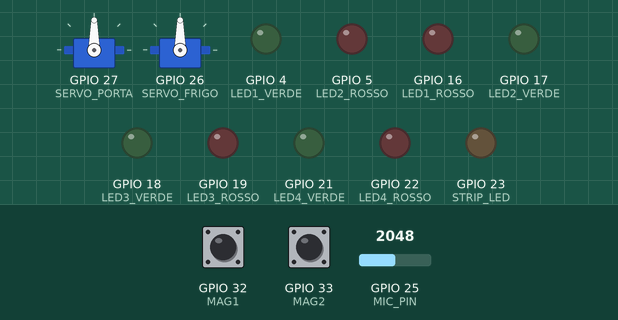
Bench run of a sketch on a simulated ESP32. Parts: 2 × servo, output pins drawn as LEDs (lit = HIGH). Inputs (shaded band) come from the test bench; at power-on: GPIO 33 (MAG2) HIGH, GPIO 32 (MAG1) HIGH, GPIO 25 (MIC_PIN) = 2048. WiFi joins after 1.5 s; servers stay silent unless stated; uploads are accepted with an empty reply; what the sketch prints to the serial monitor is not drawn.

Above: at 0.1 s.
At 4.9 s:
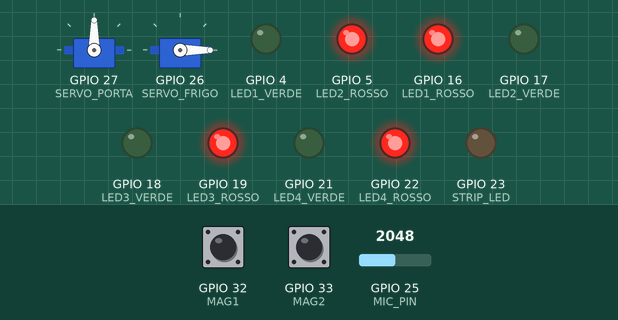
5.0 s: GPIO 33 (MAG2) pulled LOW for 1 s
At 5.7 s:
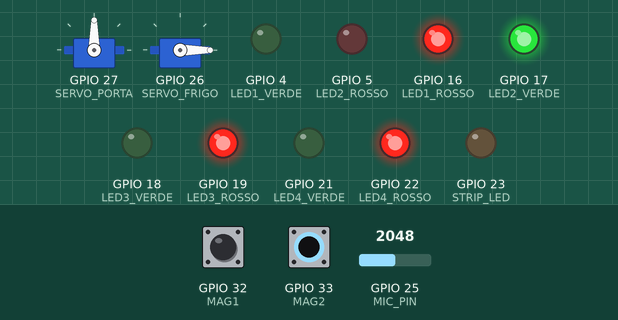
7.5 s: GPIO 32 (MAG1) pulled LOW for 0.15 s
Timing chart, 0 to 10.5 s (numbered marks = the images above; inputs shaded):
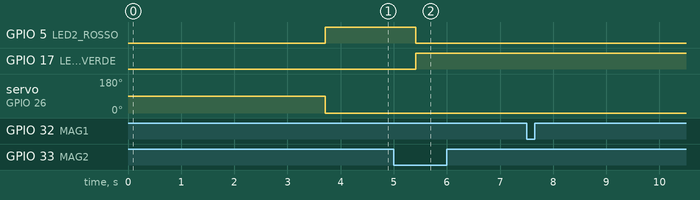

Measured:
- after the input at 5.0 s, GPIO 5 (LED2_ROSSO): HIGH → LOW after 0.42 s; GPIO 17 (LED2_VERDE): LOW → HIGH after 0.42 s
- after the input at 7.5 s, every drawn part: stays the same

The sketch:

esp32-cucina-FINAL-FIXED.ino
```cpp
/* =====================================================
   ESP32 CUCINA - SISTEMA COMPLETO (FINAL v3 FIXED)

   FIX IMPLEMENTATI:
   - Frigo parte APERTO (0°) invece di CHIUSO (90°)
   - Frigo si CHIUDE (90°) quando utente conferma (polling)
   - Fix loop infinito case FRIGO con flag
   - Rimozione delay(2000) bloccante con millis()
   - Gestione MAG1 per animazione anta mobile
   - Gestione MIC_PIN con notifica animazione serra
   - LED porta lampeggia quando cucina completa
   - Reset backend sincronizzato
   ===================================================== */

#include <WiFi.h>
#include <HTTPClient.h>
#include <ESP32Servo.h>

// ================= WIFI =================
const char* ssid     = "Vodafone-E23524170";
const char* password = "JtnLtfg73NXgAt9r";

// ================= BACKEND =================
const char* backend_url = "http://192.168.1.10:8001";  // ⚠️ VERIFICA PORTA! (8000 o 8001 o 3000)
const int session_id = 999;

// ================== STATI ==================
enum StatoCucina {
  FORNELLI,
  FRIGO,
  SERRA,
  COMPLETATO
};

StatoCucina stato = FORNELLI;

// ================== STATE GLOBALE ==================
bool kitchenComplete = false;
bool allRoomsComplete = false;
unsigned long lastPollTime = 0;
const unsigned long POLL_INTERVAL = 5000;  // Polling game completion ogni 5 secondi

// ========== STATI FRIGO (FIX LOOP INFINITO) ==========
bool frigoCheckStarted = false;
unsigned long frigoLastCheck = 0;
const unsigned long FRIGO_CHECK_INTERVAL = 1000;  // Check polling ogni 1 secondo

// ========== STATI ANTA MOBILE (MAG1) ==========
bool antaOpened = false;
bool antaPreviousState = false;

// ================== PIN LED ==================
#define LED1_VERDE 4    // Porta
#define LED1_ROSSO 16
#define LED2_VERDE 17   // Fornelli
#define LED2_ROSSO 5
#define LED3_VERDE 18   // Frigo
#define LED3_ROSSO 19
#define LED4_VERDE 21   // Serra
#define LED4_ROSSO 22

// ================== SERVO ==================
#define SERVO_PORTA 27
#define SERVO_FRIGO 26
Servo servoPorta;
Servo servoFrigo;

// ================== SENSORI ==================
#define MAG1 32   // Anta mobile (animazione 3D - trigger tasto 1)
#define MAG2 33   // Pentola fornelli (puzzle gameplay - trigger tasto 5)
#define MIC_PIN 25
#define STRIP_LED 23

// ================= AUDIO =================
#define CALIBRA_MS 2000
#define FINESTRA_MS 60
#define MARGINE_BATTITO 800
int rumoreFondo = 0;

// ================== HTTP HELPERS ==================

bool chiamataHTTP(const char* endpoint, const char* method = "POST") {
  if (WiFi.status() != WL_CONNECTED) {
    Serial.println("❌ WiFi disconnesso!");
    return false;
  }

  HTTPClient http;
  String url = String(backend_url) + endpoint;
  Serial.print("📤 ");
  Serial.println(url);

  http.begin(url);
  http.setTimeout(5000);

  int httpCode;
  if (strcmp(method, "POST") == 0) {
    http.addHeader("Content-Type", "application/json");
    httpCode = http.POST("{}");
  } else {
    httpCode = http.GET();
  }

  if (httpCode >= 200 && httpCode < 300) {
    Serial.printf("✅ HTTP %d OK\n", httpCode);
    http.end();
    return true;
  } else {
    Serial.printf("❌ HTTP %d: %s\n", httpCode, http.getString().c_str());
    http.end();
    return false;
  }
}

bool dovrebberoChiudereFrigo() {
  String e = "/api/sessions/" + String(session_id) +
             "/kitchen-puzzles/frigo/servo-state";
  HTTPClient http;
  String url = String(backend_url) + e;

  http.begin(url);
  http.setTimeout(3000);
  int code = http.GET();

  if (code == 200) {
    String p = http.getString();
    bool should_close = p.indexOf("\"should_close_servo\":true") > 0;
    http.end();
    return should_close;
  }
  http.end();
  return false;
}

// ================== NOTIFICHE ==================

bool notificaFornelli() {
  String e = "/api/sessions/" + String(session_id) +
             "/kitchen-puzzles/fornelli/complete";
  return chiamataHTTP(e.c_str());
}

bool notificaSerra() {
  String e = "/api/sessions/" + String(session_id) +
             "/kitchen-puzzles/serra/complete";
  return chiamataHTTP(e.c_str());
}

bool notificaAntaToggle() {
  String e = "/api/sessions/" + String(session_id) +
             "/kitchen-puzzles/anta/toggle";
  return chiamataHTTP(e.c_str());
}

bool notificaSerraAnimation() {
  String e = "/api/sessions/" + String(session_id) +
             "/kitchen-puzzles/serra/animation-trigger";
  return chiamataHTTP(e.c_str());
}

// ================== POLLING ==================

void checkGameCompletion() {
  if (WiFi.status() != WL_CONNECTED) return;

  HTTPClient http;
  String url = String(backend_url) + "/api/sessions/" +
               String(session_id) + "/game-completion/status";

  http.begin(url);
  http.setTimeout(3000);
  int code = http.GET();

  if (code > 0) {
    String p = http.getString();
    kitchenComplete = p.indexOf("\"kitchen_complete\":true") > 0;
    allRoomsComplete = p.indexOf("\"all_rooms_complete\":true") > 0;
  }
  http.end();
}

// ================== LED PORTA ==================

void aggiornaLEDPorta() {
  if (allRoomsComplete) {
    // ✅ Tutte le 4 stanze completate → LED VERDE fisso + porta aperta
    digitalWrite(LED1_VERDE, HIGH);
    digitalWrite(LED1_ROSSO, LOW);
    servoPorta.write(0);  // Porta aperta
  } else if (kitchenComplete) {
    // ✅ Solo cucina completata → LED ROSSO LAMPEGGIA (attesa altre stanze)
    digitalWrite(LED1_ROSSO, millis() % 1000 < 500);  // Lampeggio 0.5s ON/OFF
    digitalWrite(LED1_VERDE, LOW);
    servoPorta.write(90);  // Porta chiusa
  } else {
    // ❌ Cucina non completata → LED ROSSO fisso
    digitalWrite(LED1_ROSSO, HIGH);
    digitalWrite(LED1_VERDE, LOW);
    servoPorta.write(90);  // Porta chiusa
  }
}

// ================== AUDIO ==================

int misuraAmpiezza() {
  unsigned long s = millis();
  int minV = 4095, maxV = 0;
  while (millis() - s < FINESTRA_MS) {
    int v = analogRead(MIC_PIN);
    minV = min(minV, v);
    maxV = max(maxV, v);
  }
  return maxV - minV;
}

int calibraRumore() {
  unsigned long s = millis();
  long sum = 0; int n = 0;
  while (millis() - s < CALIBRA_MS) {
    sum += misuraAmpiezza();
    n++;
    delay(20);
  }
  return n ? sum / n : 0;
}

bool rilevaBattito() {
  return misuraAmpiezza() >= (rumoreFondo + MARGINE_BATTITO);
}

// ================== RESET ==================

void resetCucina() {
  // ✅ FIX: Reset backend PRIMA di resettare ESP32
  Serial.println("🔄 Resetting backend...");
  String e = "/api/sessions/" + String(session_id) + "/kitchen-puzzles/reset";
  HTTPClient http;
  String url = String(backend_url) + e;
  http.begin(url);
  http.addHeader("Content-Type", "application/json");
  http.POST("{\"level\":\"full\"}");
  http.end();

  // Reset stati locali
  stato = FORNELLI;
  kitchenComplete = false;
  allRoomsComplete = false;
  frigoCheckStarted = false;
  antaOpened = false;
  antaPreviousState = false;

  // ✅ LED tutti rossi (puzzle non completati)
  digitalWrite(LED1_ROSSO, HIGH);
  digitalWrite(LED1_VERDE, LOW);
  digitalWrite(LED2_ROSSO, HIGH);
  digitalWrite(LED2_VERDE, LOW);
  digitalWrite(LED3_ROSSO, HIGH);
  digitalWrite(LED3_VERDE, LOW);
  digitalWrite(LED4_ROSSO, HIGH);
  digitalWrite(LED4_VERDE, LOW);

  // ✅ FIX: Frigo parte APERTO (0°) invece di CHIUSO (90°)
  servoPorta.write(90);   // Porta chiusa
  servoFrigo.write(0);    // Frigo APERTO all'inizio!
  digitalWrite(STRIP_LED, LOW);

  Serial.println("✅ Reset completato - Frigo APERTO");
}

// ================== SETUP ==================

void setup() {
  Serial.begin(115200);
  Serial.println("\n🚀 ESP32 Cucina - Starting...");

  pinMode(MAG1, INPUT_PULLUP);
  pinMode(MAG2, INPUT_PULLUP);
  pinMode(STRIP_LED, OUTPUT);

  pinMode(LED1_VERDE, OUTPUT);
  pinMode(LED1_ROSSO, OUTPUT);
  pinMode(LED2_VERDE, OUTPUT);
  pinMode(LED2_ROSSO, OUTPUT);
  pinMode(LED3_VERDE, OUTPUT);
  pinMode(LED3_ROSSO, OUTPUT);
  pinMode(LED4_VERDE, OUTPUT);
  pinMode(LED4_ROSSO, OUTPUT);

  servoPorta.attach(SERVO_PORTA);
  servoFrigo.attach(SERVO_FRIGO);

  // ================= CONNESSIONE WIFI CON TIMEOUT =================
  WiFi.mode(WIFI_STA);
  WiFi.begin(ssid, password);

  Serial.println("\n📡 Tentativo connessione WiFi...");
  Serial.printf("   SSID: %s\n", ssid);
  Serial.println("   Password: ***************");
  Serial.print("   Connessione in corso");

  int tentativi = 0;
  const int MAX_TENTATIVI = 30;  // 30 x 300ms = 9 secondi max

  while (WiFi.status() != WL_CONNECTED && tentativi < MAX_TENTATIVI) {
    delay(300);
    Serial.print(".");
    tentativi++;
  }

  if (WiFi.status() == WL_CONNECTED) {
    Serial.println("\n✅ WiFi CONNESSO!");
    Serial.print("   IP: ");
    Serial.println(WiFi.localIP());
    Serial.print("   Signal: ");
    Serial.print(WiFi.RSSI());
    Serial.println(" dBm");
  } else {
    Serial.println("\n❌ CONNESSIONE WIFI FALLITA!");
    Serial.println("\n⚠️  POSSIBILI CAUSE:");
    Serial.println("   1. SSID sbagliato (case-sensitive!)");
    Serial.println("   2. Password sbagliata");
    Serial.println("   3. Router troppo lontano o spento");
    Serial.println("   4. ESP32 supporta SOLO 2.4GHz (non 5GHz)");
    Serial.println("   5. MAC filtering attivo sul router");
    Serial.println("\n💡 SOLUZIONI:");
    Serial.println("   - Controlla credenziali WiFi nel codice");
    Serial.println("   - Avvicina ESP32 al router");
    Serial.println("   - Usa hotspot smartphone (2.4GHz) per test");
    Serial.println("\n⏸️  Sistema in pausa. Premi RESET per riprovare.");
    while (true) { delay(1000); }  // Blocca qui
  }

  // Calibrazione microfono
  Serial.println("🎤 Calibrazione microfono...");
  rumoreFondo = calibraRumore();
  Serial.printf("🎤 Rumore fondo: %d\n", rumoreFondo);

  // Reset iniziale
  resetCucina();

  Serial.println("🎮 Sistema pronto!");
}

// ================== LOOP ==================

void loop() {
  // ========== POLLING GAME COMPLETION ==========
  if (millis() - lastPollTime > POLL_INTERVAL) {
    checkGameCompletion();
    lastPollTime = millis();
  }

  // ========== AGGIORNA LED PORTA ==========
  aggiornaLEDPorta();

  // ========== ANTA MOBILE (MAG1) - SEMPRE ATTIVO ==========
  // Trigger animazione anta 3D (equivalente a TASTO 1 nel gioco)
  bool antaClosed = (digitalRead(MAG1) == LOW);  // LOW = chiusa, HIGH = aperta

  if (antaClosed != antaPreviousState) {
    // Stato cambiato!
    if (antaClosed == false) {
      // Anta fisica APERTA
      Serial.println("🗄️ Anta mobile APERTA");
      notificaAntaToggle();  // Trigger animazione frontend
      antaOpened = true;
    } else {
      // Anta fisica CHIUSA
      Serial.println("🗄️ Anta mobile CHIUSA");
      notificaAntaToggle();  // Trigger animazione frontend
      antaOpened = false;
    }
    antaPreviousState = antaClosed;
  }

  // ========== FSM PUZZLE GAMEPLAY ==========
  switch (stato) {

    case FORNELLI:
      // ✅ Pentola sollevata → completa puzzle fornelli
      // (Equivalente a TASTO 5 nel gioco)
      if (digitalRead(MAG2) == LOW && notificaFornelli()) {
        digitalWrite(LED2_VERDE, HIGH);
        digitalWrite(LED2_ROSSO, LOW);
        Serial.println("🔥 Fornelli completati!");
        stato = FRIGO;
      }
      break;

    case FRIGO:
      // ✅ FIX: Polling per chiusura frigo (OPZIONE B)
      // Frigo è già APERTO (0°) all'inizio
      // Aspetta che utente clicchi "SI" nel frontend

      if (!frigoCheckStarted) {
        Serial.println("🧊 Stato FRIGO - Frigo è APERTO, aspetto chiusura utente...");
        frigoCheckStarted = true;
        frigoLastCheck = millis();
      }

      // ✅ Polling ogni 1 secondo: verifica se backend dice "chiudi"
      if (millis() - frigoLastCheck > FRIGO_CHECK_INTERVAL) {
        if (dovrebberoChiudereFrigo()) {
          // ✅ Utente ha confermato chiusura → CHIUDI SERVO!
          servoFrigo.write(90);  // Da 0° (aperto) → 90° (chiuso)

          // ✅ LED verde (puzzle completato)
          digitalWrite(LED3_VERDE, HIGH);
          digitalWrite(LED3_ROSSO, LOW);

          Serial.println("🔒 Frigo CHIUSO (user confirmed) + LED verde!");
          stato = SERRA;
        }
        frigoLastCheck = millis();
      }
      break;

    case SERRA:
      // ✅ Microfono rileva battito → completa puzzle serra
      // (Equivalente a TASTO Z nel gioco)
      if (rilevaBattito()) {
        // ✅ NUOVO: Notifica animazione neon serra
        notificaSerraAnimation();

        // ✅ Completa puzzle serra
        if (notificaSerra()) {
          digitalWrite(LED4_VERDE, HIGH);
          digitalWrite(LED4_ROSSO, LOW);
          digitalWrite(STRIP_LED, HIGH);  // Accendi strip LED fisica
          kitchenComplete = true;
          stato = COMPLETATO;
          Serial.println("🌿 Serra completata + animazione neon triggered!");
          Serial.println("🎉 CUCINA COMPLETATA!");
        }
      }
      break;

    case COMPLETATO:
      // Nulla da fare, LED porta lampeggerà automaticamente
      // grazie ad aggiornaLEDPorta()
      break;
  }

  delay(50);  // Delay minimo per stabilità
}
```
